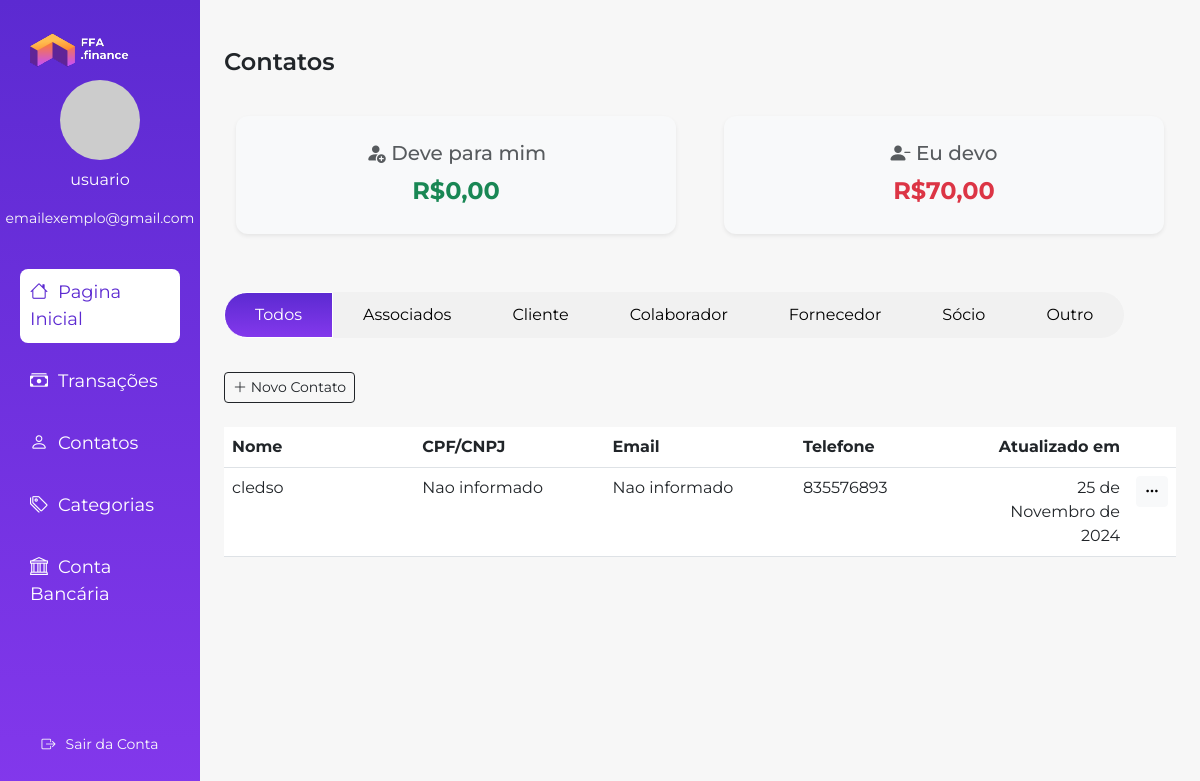
The page /contatos/ on the database as committed earlier.
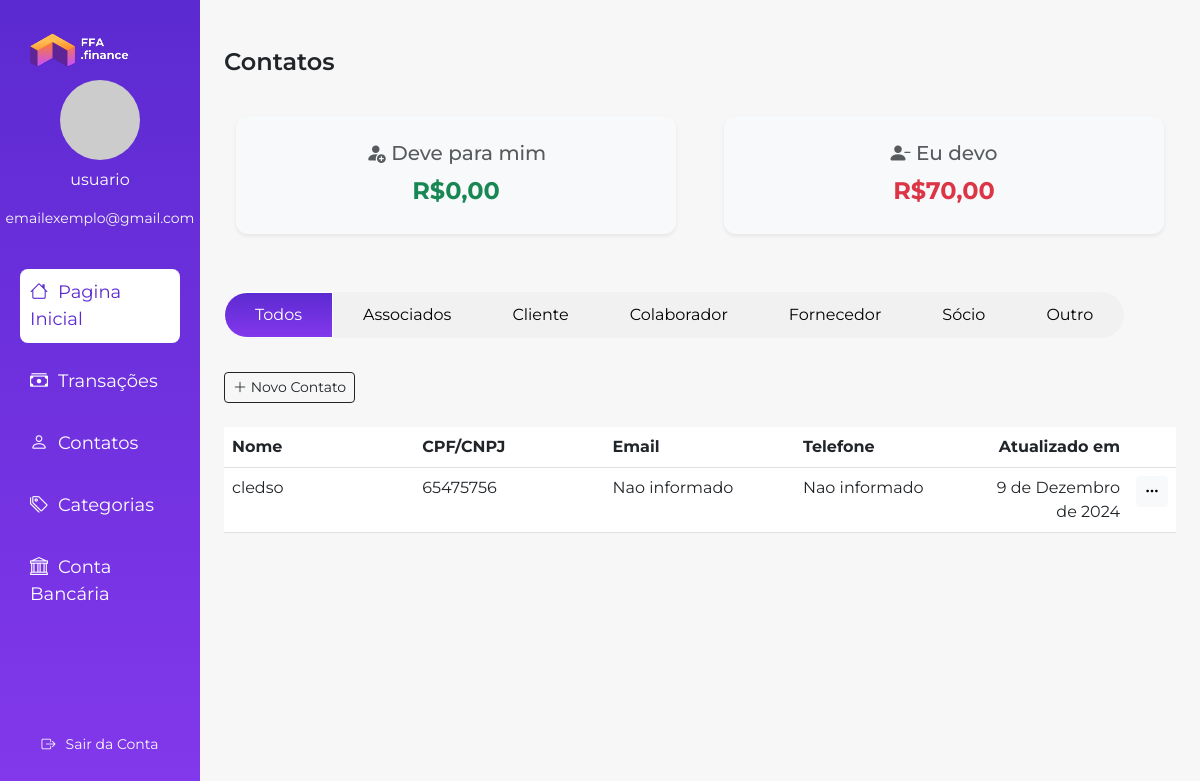
The same page on the database as committed later.
### sistemaFFA/models.py (models this page shows, shortened)
class Contato(models.Model):
   nome = models.CharField(max_length=100)
   tipo = models.ForeignKey(TipoContato, on_delete=models.CASCADE)
   cpf_cnpj = models.CharField(max_length=18, blank=True)
   email = models.EmailField(blank=True)
   telefone = models.CharField(max_length=12, blank=True)
   data = models.DateField()

### sistemaFFA/views.py (the view)
# urls.py: path("contatos/", views.contatos, name="contatos"),
def contatos(request):
    context = {
        "contatos": Contato.objects.all()
    }
    if request.method == "POST":
        form = ContatoForm(request.POST)
        if form.is_valid():
            form.save()
            return redirect('contatos')
        else:
            context["form"] = form
    else:
        context["form"] = ContatoForm
    return render(request, "contatos.html", context)

### sistemaFFA/models.py (called while the page is built)
   def __str__(self):
      return self.nome

### sistemaFFA/templates/contatos.html (shortened to what this page needs)
{% extends "base.html" %}
{% load static crispy_forms_tags %}
{% block head %}<div class="header fw-semibold">Contatos</div>{% endblock head %}
{% block content %}
<div class="row mt-4">
    <div class="col-md-6">
        <div class="card text-center border-0 shadow-sm">
            <div class="card-body" style="padding: 10px;">
                <h5 class="card-title text-muted"><i class="bi bi-person-fill-add"></i> Deve para mim</h5>
                <p class="card-text text-success fs-4">R$0,00</p>
            </div>
        </div>
    </div>
    <div class="col-md-6">
        <div class="card text-center border-0 shadow-sm">
            <div class="card-body" style="padding: 10px;">
                <h5 class="card-title text-muted"><i class="bi bi-person-dash-fill"></i> Eu devo</h5>
                <p class="card-text text-danger fs-4">R$70,00</p>
            </div>
        </div>
    </div>
</div>
<div class="btn-group mt-3" role="group" aria-label="Grupo de Botões">
    <button type="button" class="btn btn-custom active">Todos</button>
    <button type="button" class="btn btn-custom">Associados</button>
    <button type="button" class="btn btn-custom">Cliente</button>
    <button type="button" class="btn btn-custom">Colaborador</button>
    <button type="button" class="btn btn-custom">Fornecedor</button>
    <button type="button" class="btn btn-custom">Sócio</button>
    <button type="button" class="btn btn-custom">Outro</button>
</div>
<div class="mt-4">
    <button class="btn btn-outline-dark btn-sm" data-bs-toggle="offcanvas" data-bs-target="#offcanvasContato">
        <i class="bi bi-plus-lg"></i> Novo Contato
    </button>
</div>
<div class="transaction-table mt-4">
    <table class="table table-hover">
        <thead>
            <tr>
                <th style="width: 20%;">Nome</th>
                <th style="width: 20%;">CPF/CNPJ</th>
                <th style="width: 20%;">Email</th>
                <th style="width: 20%;">Telefone</th>
                <th style="width: 15%;" class="text-end">Atualizado em</th>
                <th style="width: 5%;"></th>
            </tr>
        </thead>
        <tbody>
            {% for contato in contatos %}
            <tr>
                <td>{{ contato.nome }}</td>
                <td>
                    {% if contato.cpf_cnpj %}
                    {{ contato.cpf_cnpj }}
                    {% else %}
                    Nao informado
                    {% endif %}
                </td>
                <td>
                    {% if contato.email %}
                    {{ contato.email }}
                    {% else %}
                    Nao informado
                    {% endif %}
                </td>
                <td>
                    {% if contato.telefone %}
                    {{ contato.telefone }}
                    {% else %}
                    Nao informado
                    {% endif %}
                </td>
                <td class="text-end">{{ contato.data }}</td>
                <td>
                    <div class="dropdown">
                        <button class="btn btn-light btn-sm" type="button" data-bs-toggle="dropdown" aria-expanded="false">
                            <i class="bi bi-three-dots"></i>
                        </button>
                    </div>
                </td>
            </tr>
            {% endfor %}
        </tbody>
    </table>
</div>
{% endblock content %}

Rows that differ between the two databases and show on the page:
changed Contato "cledso": cpf_cnpj (not shown) → "65475756"; data "25 de Novembro de 2024" → "9 de Dezembro de 2024"; telefone "835576893" → (not shown)
